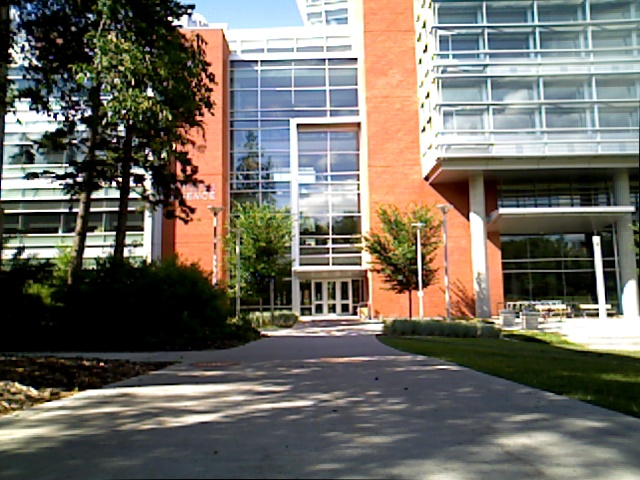
#> input picture day.jpg, 640 x 480 px
$ python bc_coeff.py   (Python 2 division)
#> lines starting #> are read from the running program, lines starting #| are printed output that depends on the picture; long printed decimals are rounded
import numpy as np
import matplotlib.pyplot as plt
import cv2
import math

# to read the two images here and convert to grayscale
img = cv2.imread('day.jpg') # load an image with the original color on it
#> img is the input picture: shape (480, 640, 3); mean B, G, R 98.9, 107.9, 111.8
img = cv2.cvtColor(img, cv2.COLOR_RGB2GRAY) # convert the color image to gray scale
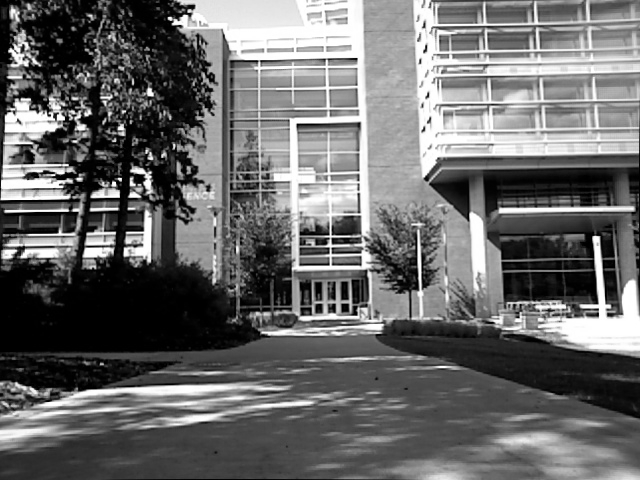
#> img: shape (480, 640); min 0, max 255, mean 105.6

img2 = cv2.imread('night.jpg', 1) # load an image with the original color on it
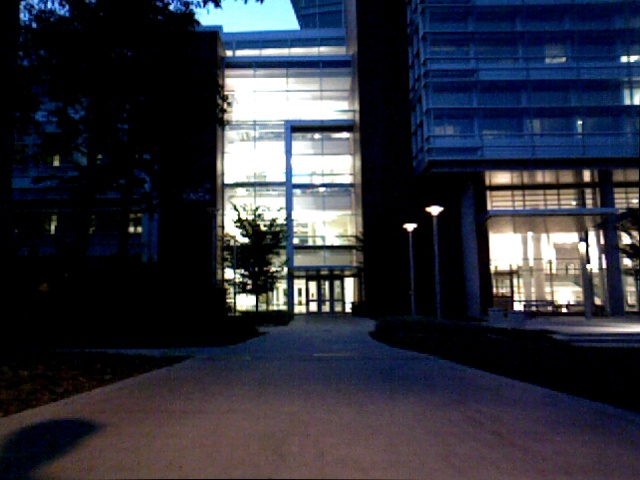
#> input picture night.jpg, 640 x 480 px
#> img2 is the input picture: shape (480, 640, 3); mean B, G, R 59, 48.4, 46.5
img2 = cv2.cvtColor(img2, cv2.COLOR_RGB2GRAY) # convert the color image to gray scale
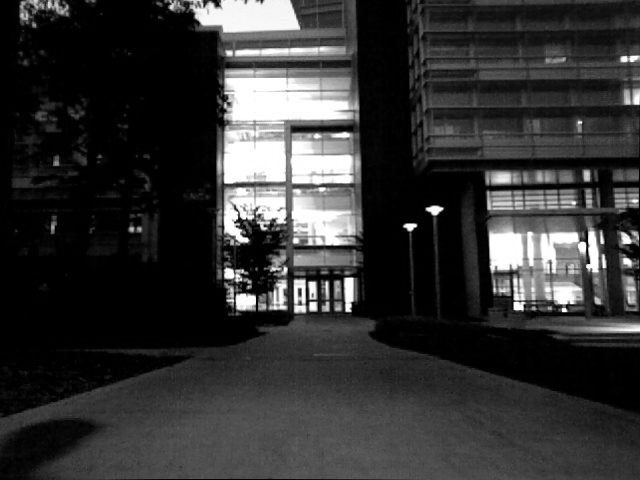
#> img2: shape (480, 640); min 0, max 255, mean 51.4

# initialize two 1D array of size 256 elements for both pictures day and night
array1 = np.zeros((256))
array2 = np.zeros((256))

rows1, columns1 = img.shape # pixel location determined by row x column
#> rows1 = 480; columns1 = 640
rows2, columns2 = img2.shape # pixel location of the second image by row x column
#> rows2 = 480; columns2 = 640

# next two double for loops is to determine the histograms for each picture img and img2
# which are the histograms for day and night stored in array1 and array2
for i in range(rows1):
    for j in range(columns1):
         pixel = img[i,j] # obtain the pixel value of that at location i,j
         array1[pixel] += 1 # increment the histogram[pixel] location by 1
#> after the loop, array1 = 256 values, max 12156 at index 0, min 401 at index 209, mean 1200

for a in range(rows2):
    for b in range(columns2):
        pixel1 = img2[a,b] # obtain the pixel value of that at location a,b
        array2[pixel1] += 1 # increment the histogram[pixel2] location by 1
#> after the loop, array2 = 256 values, max 61912 at index 0, min 109 at index 206, mean 1200

#plt.plot(array1) # using this for testing if my histograms are correct
#plt.plot(array2)
#plt.xlim([0,256])
#plt.show() # basically to plot array1 and array2

# this is to get the total sum of each array1 and array2 separately, we need this
# to do the next step to normalize the histogram
arr_sum1 = int(math.floor(np.sum(array1)))
#> arr_sum1 = 307200
arr_sum2 = int(math.floor(np.sum(array2)))
#> arr_sum2 = 307200

# normalize each histogram (i.e. array1 and array2 are histograms, so all the
# values in both arrays now are divided by there total sum therefore obtaining decimals)
for item in range(len(array1)):
    array1[item] = array1[item] / arr_sum1
#> after the loop, array1 = 256 values, max 0.0396 at index 0, min 0.00131 at index 209, mean 0.00391

for items in range(len(array2)):
    array2[items] = array2[items] / arr_sum2
#> after the loop, array2 = 256 values, max 0.202 at index 0, min 0.000355 at index 206, mean 0.00391

# using the Bhattacharya Coefficient formula to calculate 1 for a match, 0 for not
# a match, but closely resembling each other is a high decimal number
array3 = np.zeros((256)) # use this container to see the sum of array1 and array2
for index in range(256):
    array3[index] = math.sqrt(array1[index] * array2[index])
#> after the loop, array3 = 256 values, max 0.0893 at index 0, min 0.000727 at index 206, mean 0.00343

#b_coefficient = math.floor(np.sum(array3))
b_coefficient = np.sum(array3)
#> b_coefficient = 0.878
print "The Bhattacharya Coefficient is " + str(b_coefficient)
#| The Bhattacharya Coefficient is 0.8777
